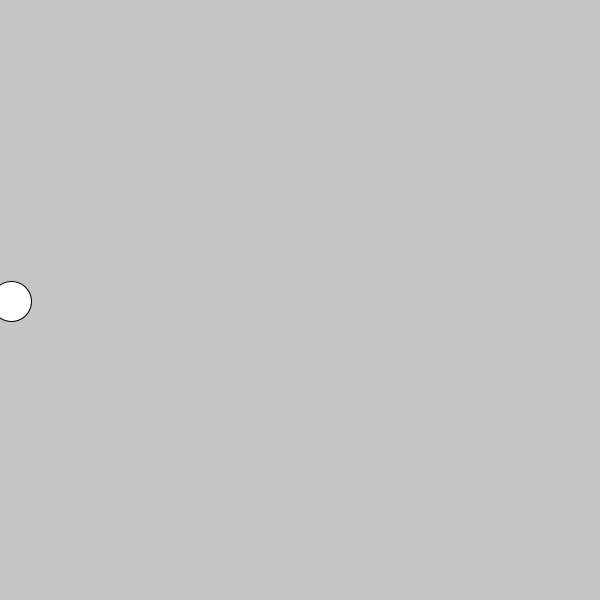
Frame 1 (no input)
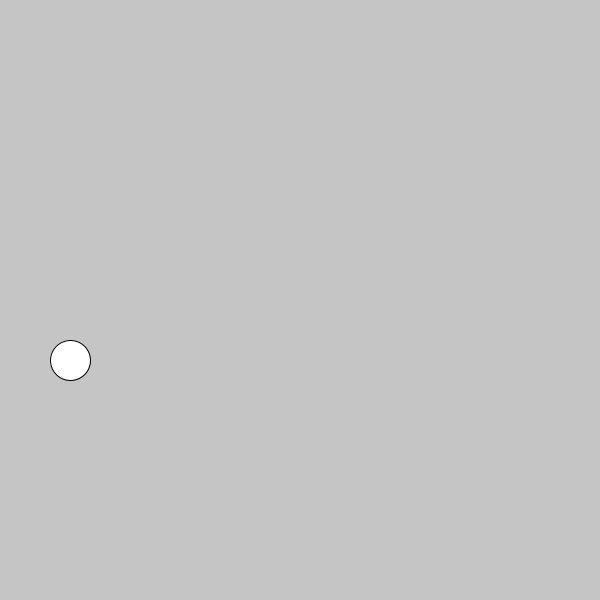
Frame 60 (the mouse pressed at the canvas centre just before this capture)
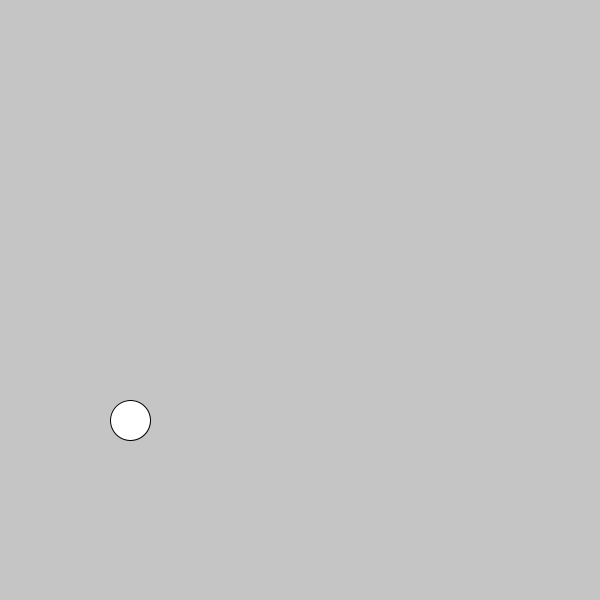
Frame 120 (the mouse held since frame 60 and released just before this capture)

The Processing sketch that drew these frames (run headless with seeded random() and noise(); from frame 60 on, the mouse is pressed at the canvas centre):

// Processing sketch: processing_82298
// ── processing_82298.pde

//Joe Liang, Mods 14/15, 12/5/12, Bouncing Ball
Ball Joe;
void setup()
{
Joe = new Ball();
  size(600,600);
 frameRate(120);
}
void draw()
{
  background(197);
  Joe.move();
  Joe.ball();
  Joe.bounce();
  

  
}
class Ball
{
  boolean up,right;
  int x;
  int y;
  Ball()
  {
    up=false;
    right=true;
    x = 10;
    y = 300;
  }
  void ball()
  {
    ellipse(x,y,40,40);
  }
  void move()
  {
    if(up==false)
    {
      y=y+1;
    }
    else
    {
      y=y-1;
    }
    if(right==true)
    {
      x=x+1;
    }
    
    else
    {
      x=x-1;
    }
    
  }
  void bounce()
  {
    if(y>600)
    {
      up=true;
    }
    if(y<0)
    {
      up=false;
    }
    if(x>600)
    {
      right=false;
    }
    if(x<0)
    {
      right=true;
    }
  }
  
  
}
